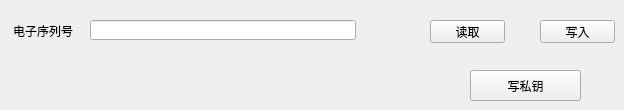
            <widget class="QWidget" name="tab_8">
             <attribute name="title">
              <string>行标认证</string>
             </attribute>
             <widget class="QLabel" name="label_60">
              <property name="geometry">
               <rect>
                <x>13</x>
                <y>10</y>
                <width>71</width>
                <height>41</height>
               </rect>
              </property>
              <property name="text">
               <string>电子序列号</string>
              </property>
             </widget>
             <widget class="QLineEdit" name="SerialNum">
              <property name="geometry">
               <rect>
                <x>90</x>
                <y>20</y>
                <width>266</width>
                <height>20</height>
               </rect>
              </property>
              <property name="text">
               <string/>
              </property>
             </widget>
             <widget class="QPushButton" name="readSerialButton">
              <property name="geometry">
               <rect>
                <x>430</x>
                <y>20</y>
                <width>75</width>
                <height>23</height>
               </rect>
              </property>
              <property name="text">
               <string>读取</string>
              </property>
             </widget>
             <widget class="QPushButton" name="writeSerialButton">
              <property name="geometry">
               <rect>
                <x>540</x>
                <y>20</y>
                <width>75</width>
                <height>23</height>
               </rect>
              </property>
              <property name="text">
               <string>写入</string>
              </property>
             </widget>
             <widget class="QPushButton" name="writePriKeyButton">
              <property name="geometry">
               <rect>
                <x>470</x>
                <y>70</y>
                <width>111</width>
                <height>31</height>
               </rect>
              </property>
              <property name="text">
               <string>写私钥</string>
              </property>
             </widget>
            </widget>
